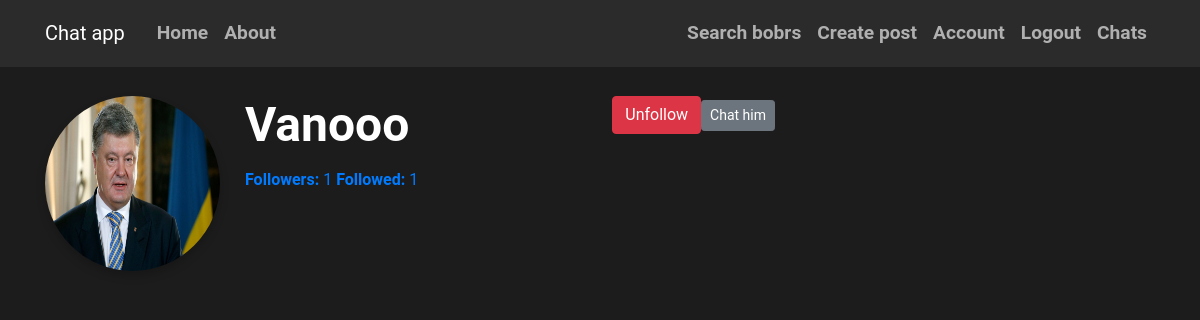
The page /user_info/Vanooo (signed in) on the database as committed earlier.
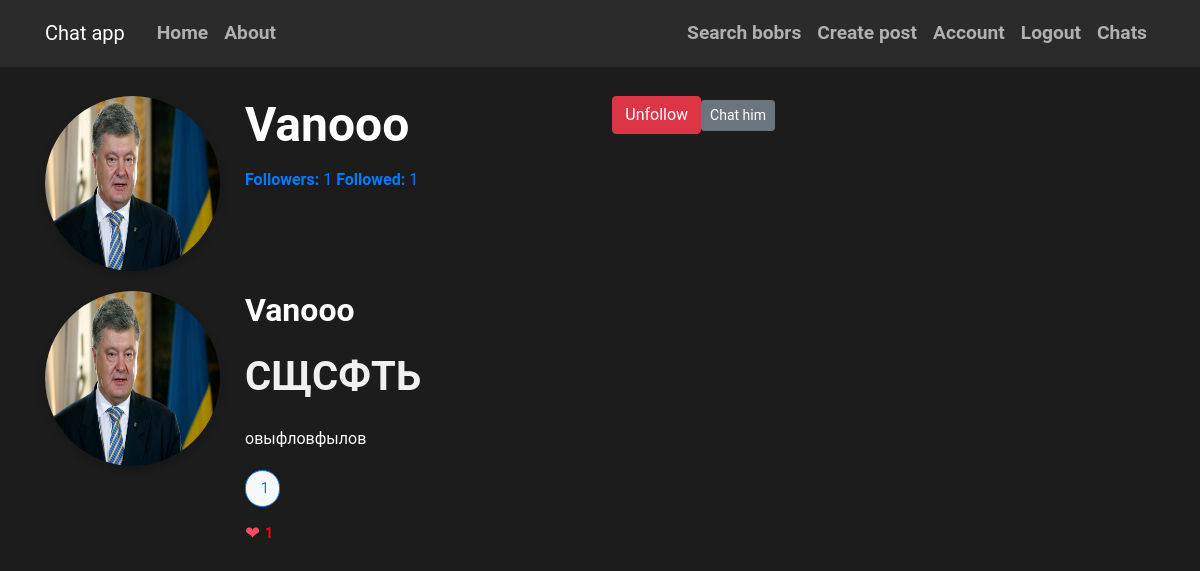
The same page on the database as committed later.
### flaskblog/models.py (models this page shows, shortened)
class Post(db.Model):
    id = db.Column(db.Integer, primary_key=True)
    title = db.Column(db.String(100), nullable=False)
    date_posted = db.Column(db.DateTime, nullable=False, default=datetime.utcnow)
    content = db.Column(db.Text, nullable=False)
    user_id = db.Column(db.Integer, db.ForeignKey('user.id'), nullable=False)
    comments = db.relationship('Comment', backref='post', lazy='dynamic')
    post_likes = db.relationship('Like', back_populates='post', lazy='dynamic')

class User(db.Model, UserMixin):
    id = db.Column(db.Integer, primary_key=True)
    username = db.Column(db.String(20), unique=True, nullable=False)
    email = db.Column(db.String(120), unique=True, nullable=False)
    image_file = db.Column(db.String(20), nullable=False, default='default.jpg')
    password = db.Column(db.String(60), nullable=False)
    posts = db.relationship('Post', backref='author', lazy=True)
    followed = db.relationship('Follow', foreign_keys='Follow.follower_id',
                               back_populates='follower', lazy='dynamic',
                               cascade='all, delete-orphan')
    followers = db.relationship('Follow', foreign_keys='Follow.followed_id',
                                back_populates='followed', lazy='dynamic',
                                cascade='all, delete-orphan')
    sent_messages = db.relationship('Message', foreign_keys='Message.sender_id',
                                    back_populates='sender', lazy=True)
    received_messages = db.relationship('Message', foreign_keys='Message.recipient_id',
                                        back_populates='recipient', lazy=True)
    def is_following(self, user):
        return self.followed.filter_by(followed_id=user.id).first() is not None

### flaskblog/routes.py (the view)
@app.route("/user_info/<username>")
def user_info(username):
    user = User.query.filter_by(username=username).first_or_404()
    page = request.args.get('page', 1, type=int)
    posts = Post.query.filter_by(author=user).order_by(Post.date_posted.desc()).paginate(page=page, per_page=5)
    return render_template('user_info.html', user=user, posts=posts)

### flaskblog/models.py (called while the page is built)
@login_manager.user_loader
def load_user(user_id):
    return User.query.get(int(user_id))

### flaskblog/templates/user_info.html (shortened to what this page needs)
{% extends "base.html" %}
{% block content %}
<div class="contain">
  <div class="user-info-section">
    <div class="media">
      <img class="rounded-circle account-img" src="{{ url_for('static', filename='pictures/' + user.image_file) }}" alt="Profile Image">
      <div class="media-body">
        <h2 class="account-heading">{{ user.username }}</h2>
        <a href="{{ url_for('followers',username=user.username)}}"><strong>Followers:</strong> {{ user.followers.count() }}</a>
        <a href="{{ url_for('followed',username=user.username) }}"><strong>Followed:</strong> {{ user.followed.count() }}</a>
      </div>
      {% if current_user.username==user.username %}
        {% else %}
            {% if current_user.is_following(user) %}
                <a href="{{ url_for('unfollow', username=user.username) }}" class="btn btn-danger">Unfollow</a>
              {% else %}
                <a href="{{ url_for('follow', username=user.username) }}" class="btn btn-primary">Follow</a>
              {% endif %}
            <a class="btn btn-secondary btn-sm mt-1 mb-1" href="{{ url_for('chat',recipient_username=user.username) }}">Chat him</a>
        {% endif %}
    </div>
  </div>
  <div class="user-posts-section">
    {% for post in posts %}
    <div class="post-card">
      <div class="media">
        <img class="rounded-circle account-img" src="{{ url_for('static', filename='pictures/' + user.image_file) }}" alt="Profile Image">
        <div class="media-body">
          <h2 class="post-author">{{ post.author.username }}</h2>
              <h2><a class="article-title" href="{{ url_for('post',post_id=post.id) }}">{{ post.title }}</a></h2>
          <p class="post-content">{{ post.content }}</p>
          <button class="comment-button">
     {{ post.comments.count() }}
</button>
            <div class="likes-container">
    <span class="like-icon">&#10084; </span>
    <a href="{{ url_for('post_likes',post_id=post.id) }}" class="likes-count">{{ post.post_likes.count() }}</a>
</div>
        </div>
      </div>
    </div>
    {% endfor %}
  </div>
</div>
{% endblock %}

Rows that differ between the two databases and show on the page:
added Post: image_file (placeholder picture), author.username "Vanooo", title "СЩСФТЬ", content "овыфловфылов", comments.count "1", post_likes.count "1"
